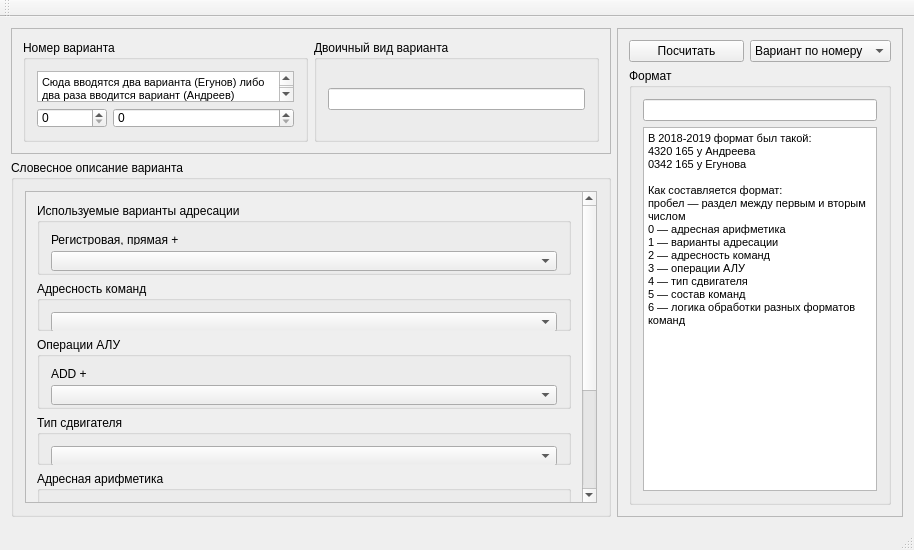
<?xml version="1.0" encoding="UTF-8"?>
<ui version="4.0">
 <class>mainWindowClass</class>
 <widget class="QMainWindow" name="mainWindowClass">
  <property name="geometry">
   <rect>
    <x>0</x>
    <y>0</y>
    <width>914</width>
    <height>550</height>
   </rect>
  </property>
  <property name="windowTitle">
   <string>mainWindow</string>
  </property>
  <widget class="QWidget" name="centralWidget">
   <layout class="QGridLayout" name="gridLayout_2">
    <item row="1" column="0">
     <widget class="QGroupBox" name="groupBox_3">
      <property name="minimumSize">
       <size>
        <width>600</width>
        <height>0</height>
       </size>
      </property>
      <property name="title">
       <string>Словесное описание варианта</string>
      </property>
      <layout class="QVBoxLayout" name="verticalLayout_2">
       <item>
        <widget class="QScrollArea" name="scrollArea">
         <property name="minimumSize">
          <size>
           <width>500</width>
           <height>0</height>
          </size>
         </property>
         <property name="widgetResizable">
          <bool>true</bool>
         </property>
         <widget class="QWidget" name="scrollAreaWidgetContents_2">
          <property name="geometry">
           <rect>
            <x>0</x>
            <y>0</y>
            <width>561</width>
            <height>470</height>
           </rect>
          </property>
          <layout class="QVBoxLayout" name="verticalLayout">
           <item>
            <widget class="QGroupBox" name="groupBox_4">
             <property name="minimumSize">
              <size>
               <width>517</width>
               <height>72</height>
              </size>
             </property>
             <property name="title">
              <string>Используемые варианты адресации</string>
             </property>
             <layout class="QVBoxLayout" name="verticalLayout_4">
              <item>
               <widget class="QLabel" name="label_2">
                <property name="text">
                 <string>Регистровая, прямая +</string>
                </property>
               </widget>
              </item>
              <item>
               <widget class="QComboBox" name="adr_var">
                <property name="minimumSize">
                 <size>
                  <width>500</width>
                  <height>20</height>
                 </size>
                </property>
                <property name="focusPolicy">
                 <enum>Qt::StrongFocus</enum>
                </property>
               </widget>
              </item>
             </layout>
            </widget>
           </item>
           <item>
            <widget class="QGroupBox" name="groupBox_5">
             <property name="minimumSize">
              <size>
               <width>517</width>
               <height>50</height>
              </size>
             </property>
             <property name="title">
              <string>Адресность команд</string>
             </property>
             <layout class="QVBoxLayout" name="verticalLayout_5">
              <item>
               <widget class="QComboBox" name="com_adr">
                <property name="minimumSize">
                 <size>
                  <width>0</width>
                  <height>20</height>
                 </size>
                </property>
                <property name="focusPolicy">
                 <enum>Qt::StrongFocus</enum>
                </property>
               </widget>
              </item>
             </layout>
            </widget>
           </item>
           <item>
            <widget class="QGroupBox" name="groupBox_6">
             <property name="minimumSize">
              <size>
               <width>517</width>
               <height>72</height>
              </size>
             </property>
             <property name="title">
              <string>Операции АЛУ</string>
             </property>
             <layout class="QVBoxLayout" name="verticalLayout_7">
              <item>
               <widget class="QLabel" name="label_3">
                <property name="text">
                 <string>ADD +</string>
                </property>
               </widget>
              </item>
              <item>
               <widget class="QComboBox" name="alu_ops">
                <property name="minimumSize">
                 <size>
                  <width>0</width>
                  <height>20</height>
                 </size>
                </property>
                <property name="focusPolicy">
                 <enum>Qt::StrongFocus</enum>
                </property>
               </widget>
              </item>
             </layout>
            </widget>
           </item>
           <item>
            <widget class="QGroupBox" name="groupBox_7">
             <property name="minimumSize">
              <size>
               <width>517</width>
               <height>50</height>
              </size>
             </property>
             <property name="title">
              <string>Тип сдвигателя</string>
             </property>
             <layout class="QVBoxLayout" name="verticalLayout_8">
              <item>
               <widget class="QComboBox" name="sh_type">
                <property name="minimumSize">
                 <size>
                  <width>0</width>
                  <height>20</height>
                 </size>
                </property>
                <property name="focusPolicy">
                 <enum>Qt::StrongFocus</enum>
                </property>
               </widget>
              </item>
             </layout>
            </widget>
           </item>
           <item>
            <widget class="QGroupBox" name="groupBox_8">
             <property name="minimumSize">
              <size>
               <width>517</width>
               <height>50</height>
              </size>
             </property>
             <property name="title">
              <string>Адресная арифметика</string>
             </property>
             <layout class="QVBoxLayout" name="verticalLayout_13">
              <item>
               <widget class="QComboBox" name="adr_calc">
                <property name="minimumSize">
                 <size>
                  <width>0</width>
                  <height>20</height>
                 </size>
                </property>
                <property name="mouseTracking">
                 <bool>false</bool>
                </property>
                <property name="focusPolicy">
                 <enum>Qt::StrongFocus</enum>
                </property>
               </widget>
              </item>
             </layout>
            </widget>
           </item>
           <item>
            <widget class="QGroupBox" name="groupBox_13">
             <property name="minimumSize">
              <size>
               <width>517</width>
               <height>72</height>
              </size>
             </property>
             <property name="title">
              <string>Состав команд</string>
             </property>
             <layout class="QVBoxLayout" name="verticalLayout_14">
              <item>
               <widget class="QLabel" name="label_6">
                <property name="text">
                 <string>LD, ST, ADD, SHRA +</string>
                </property>
               </widget>
              </item>
              <item>
               <widget class="QComboBox" name="commands">
                <property name="minimumSize">
                 <size>
                  <width>0</width>
                  <height>20</height>
                 </size>
                </property>
                <property name="focusPolicy">
                 <enum>Qt::StrongFocus</enum>
                </property>
               </widget>
              </item>
             </layout>
            </widget>
           </item>
           <item>
            <widget class="QGroupBox" name="groupBox_14">
             <property name="minimumSize">
              <size>
               <width>517</width>
               <height>50</height>
              </size>
             </property>
             <property name="title">
              <string>Логика обработки разных форматов команд</string>
             </property>
             <layout class="QVBoxLayout" name="verticalLayout_15">
              <item>
               <widget class="QComboBox" name="logic">
                <property name="minimumSize">
                 <size>
                  <width>0</width>
                  <height>20</height>
                 </size>
                </property>
                <property name="focusPolicy">
                 <enum>Qt::StrongFocus</enum>
                </property>
               </widget>
              </item>
             </layout>
            </widget>
           </item>
          </layout>
         </widget>
        </widget>
       </item>
      </layout>
     </widget>
    </item>
    <item row="0" column="0">
     <widget class="QFrame" name="frame">
      <property name="minimumSize">
       <size>
        <width>0</width>
        <height>111</height>
       </size>
      </property>
      <property name="maximumSize">
       <size>
        <width>16777215</width>
        <height>150</height>
       </size>
      </property>
      <property name="frameShape">
       <enum>QFrame::StyledPanel</enum>
      </property>
      <property name="frameShadow">
       <enum>QFrame::Raised</enum>
      </property>
      <layout class="QHBoxLayout" name="horizontalLayout_3">
       <item>
        <widget class="QGroupBox" name="groupBox">
         <property name="minimumSize">
          <size>
           <width>191</width>
           <height>60</height>
          </size>
         </property>
         <property name="title">
          <string>Номер варианта</string>
         </property>
         <layout class="QFormLayout" name="formLayout">
          <property name="fieldGrowthPolicy">
           <enum>QFormLayout::AllNonFixedFieldsGrow</enum>
          </property>
          <item row="2" column="0">
           <widget class="QSpinBox" name="variant_num_e1">
            <property name="minimumSize">
             <size>
              <width>70</width>
              <height>20</height>
             </size>
            </property>
            <property name="minimum">
             <number>0</number>
            </property>
            <property name="maximum">
             <number>10000</number>
            </property>
            <property name="value">
             <number>0</number>
            </property>
           </widget>
          </item>
          <item row="2" column="1">
           <widget class="QSpinBox" name="variant_num_e2">
            <property name="minimumSize">
             <size>
              <width>70</width>
              <height>20</height>
             </size>
            </property>
            <property name="minimum">
             <number>0</number>
            </property>
            <property name="maximum">
             <number>10000</number>
            </property>
            <property name="value">
             <number>0</number>
            </property>
           </widget>
          </item>
          <item row="1" column="0" colspan="2">
           <widget class="QTextBrowser" name="textBrowser_2">
            <property name="minimumSize">
             <size>
              <width>0</width>
              <height>20</height>
             </size>
            </property>
            <property name="readOnly">
             <bool>true</bool>
            </property>
            <property name="html">
             <string>&lt;!DOCTYPE HTML PUBLIC &quot;-//W3C//DTD HTML 4.0//EN&quot; &quot;http://www.w3.org/TR/REC-html40/strict.dtd&quot;&gt;
&lt;html&gt;&lt;head&gt;&lt;meta name=&quot;qrichtext&quot; content=&quot;1&quot; /&gt;&lt;style type=&quot;text/css&quot;&gt;
p, li { white-space: pre-wrap; }
&lt;/style&gt;&lt;/head&gt;&lt;body style=&quot; font-family:'MS Shell Dlg 2'; font-size:8.25pt; font-weight:400; font-style:normal;&quot;&gt;
&lt;p style=&quot; margin-top:0px; margin-bottom:0px; margin-left:0px; margin-right:0px; -qt-block-indent:0; text-indent:0px;&quot;&gt;&lt;span style=&quot; font-size:8pt;&quot;&gt;Сюда вводятся два варианта (Егунов) либо два раза вводится вариант (Андреев)&lt;/span&gt;&lt;/p&gt;&lt;/body&gt;&lt;/html&gt;</string>
            </property>
           </widget>
          </item>
         </layout>
        </widget>
       </item>
       <item>
        <widget class="QGroupBox" name="groupBox_2">
         <property name="minimumSize">
          <size>
           <width>171</width>
           <height>53</height>
          </size>
         </property>
         <property name="title">
          <string>Двоичный вид варианта</string>
         </property>
         <layout class="QVBoxLayout" name="verticalLayout_3">
          <item>
           <widget class="QLineEdit" name="binary_output">
            <property name="readOnly">
             <bool>true</bool>
            </property>
           </widget>
          </item>
         </layout>
        </widget>
       </item>
      </layout>
     </widget>
    </item>
    <item row="0" column="1" rowspan="2">
     <widget class="QFrame" name="frame_2">
      <property name="frameShape">
       <enum>QFrame::StyledPanel</enum>
      </property>
      <property name="frameShadow">
       <enum>QFrame::Raised</enum>
      </property>
      <layout class="QGridLayout" name="gridLayout">
       <item row="2" column="1" colspan="2">
        <widget class="QGroupBox" name="groupBox_9">
         <property name="title">
          <string>Формат</string>
         </property>
         <layout class="QVBoxLayout" name="verticalLayout_6">
          <item>
           <widget class="QLineEdit" name="format"/>
          </item>
          <item>
           <widget class="QTextBrowser" name="textBrowser">
            <property name="minimumSize">
             <size>
              <width>0</width>
              <height>20</height>
             </size>
            </property>
            <property name="html">
             <string>&lt;!DOCTYPE HTML PUBLIC &quot;-//W3C//DTD HTML 4.0//EN&quot; &quot;http://www.w3.org/TR/REC-html40/strict.dtd&quot;&gt;
&lt;html&gt;&lt;head&gt;&lt;meta name=&quot;qrichtext&quot; content=&quot;1&quot; /&gt;&lt;style type=&quot;text/css&quot;&gt;
p, li { white-space: pre-wrap; }
&lt;/style&gt;&lt;/head&gt;&lt;body style=&quot; font-family:'MS Shell Dlg 2'; font-size:8.25pt; font-weight:400; font-style:normal;&quot;&gt;
&lt;p style=&quot; margin-top:0px; margin-bottom:0px; margin-left:0px; margin-right:0px; -qt-block-indent:0; text-indent:0px;&quot;&gt;&lt;span style=&quot; font-size:8pt;&quot;&gt;В 2018-2019 формат был такой:&lt;/span&gt;&lt;/p&gt;
&lt;p style=&quot; margin-top:0px; margin-bottom:0px; margin-left:0px; margin-right:0px; -qt-block-indent:0; text-indent:0px;&quot;&gt;&lt;span style=&quot; font-size:8pt;&quot;&gt;4320 165 у Андреева&lt;/span&gt;&lt;/p&gt;
&lt;p style=&quot; margin-top:0px; margin-bottom:0px; margin-left:0px; margin-right:0px; -qt-block-indent:0; text-indent:0px;&quot;&gt;&lt;span style=&quot; font-size:8pt;&quot;&gt;0342 165 у Егунова&lt;/span&gt;&lt;/p&gt;
&lt;p style=&quot;-qt-paragraph-type:empty; margin-top:0px; margin-bottom:0px; margin-left:0px; margin-right:0px; -qt-block-indent:0; text-indent:0px; font-size:8pt;&quot;&gt;&lt;br /&gt;&lt;/p&gt;
&lt;p style=&quot; margin-top:0px; margin-bottom:0px; margin-left:0px; margin-right:0px; -qt-block-indent:0; text-indent:0px;&quot;&gt;&lt;span style=&quot; font-size:8pt;&quot;&gt;Как составляется формат:&lt;/span&gt;&lt;/p&gt;
&lt;p style=&quot; margin-top:0px; margin-bottom:0px; margin-left:0px; margin-right:0px; -qt-block-indent:0; text-indent:0px;&quot;&gt;&lt;span style=&quot; font-size:8pt;&quot;&gt;пробел — раздел между первым и вторым числом&lt;/span&gt;&lt;/p&gt;
&lt;p style=&quot; margin-top:0px; margin-bottom:0px; margin-left:0px; margin-right:0px; -qt-block-indent:0; text-indent:0px;&quot;&gt;&lt;span style=&quot; font-size:8pt;&quot;&gt;0 — адресная арифметика&lt;/span&gt;&lt;/p&gt;
&lt;p style=&quot; margin-top:0px; margin-bottom:0px; margin-left:0px; margin-right:0px; -qt-block-indent:0; text-indent:0px;&quot;&gt;&lt;span style=&quot; font-size:8pt;&quot;&gt;1 — варианты адресации&lt;/span&gt;&lt;/p&gt;
&lt;p style=&quot; margin-top:0px; margin-bottom:0px; margin-left:0px; margin-right:0px; -qt-block-indent:0; text-indent:0px;&quot;&gt;&lt;span style=&quot; font-size:8pt;&quot;&gt;2 — адресность команд&lt;/span&gt;&lt;/p&gt;
&lt;p style=&quot; margin-top:0px; margin-bottom:0px; margin-left:0px; margin-right:0px; -qt-block-indent:0; text-indent:0px;&quot;&gt;&lt;span style=&quot; font-size:8pt;&quot;&gt;3 — операции АЛУ&lt;/span&gt;&lt;/p&gt;
&lt;p style=&quot; margin-top:0px; margin-bottom:0px; margin-left:0px; margin-right:0px; -qt-block-indent:0; text-indent:0px;&quot;&gt;&lt;span style=&quot; font-size:8pt;&quot;&gt;4 — тип сдвигателя&lt;/span&gt;&lt;/p&gt;
&lt;p style=&quot; margin-top:0px; margin-bottom:0px; margin-left:0px; margin-right:0px; -qt-block-indent:0; text-indent:0px;&quot;&gt;&lt;span style=&quot; font-size:8pt;&quot;&gt;5 — состав команд&lt;/span&gt;&lt;/p&gt;
&lt;p style=&quot; margin-top:0px; margin-bottom:0px; margin-left:0px; margin-right:0px; -qt-block-indent:0; text-indent:0px;&quot;&gt;&lt;span style=&quot; font-size:8pt;&quot;&gt;6 — логика обработки разных форматов команд&lt;/span&gt;&lt;/p&gt;&lt;/body&gt;&lt;/html&gt;</string>
            </property>
           </widget>
          </item>
         </layout>
        </widget>
       </item>
       <item row="0" column="1">
        <widget class="QPushButton" name="pushButton">
         <property name="text">
          <string>Посчитать</string>
         </property>
        </widget>
       </item>
       <item row="0" column="2">
        <widget class="QComboBox" name="comboBox_6">
         <item>
          <property name="text">
           <string>Вариант по номеру</string>
          </property>
         </item>
         <item>
          <property name="text">
           <string>Номер по варианту</string>
          </property>
         </item>
        </widget>
       </item>
      </layout>
     </widget>
    </item>
   </layout>
  </widget>
  <widget class="QMenuBar" name="menuBar">
   <property name="geometry">
    <rect>
     <x>0</x>
     <y>0</y>
     <width>914</width>
     <height>21</height>
    </rect>
   </property>
  </widget>
  <widget class="QToolBar" name="mainToolBar">
   <attribute name="toolBarArea">
    <enum>TopToolBarArea</enum>
   </attribute>
   <attribute name="toolBarBreak">
    <bool>false</bool>
   </attribute>
  </widget>
  <widget class="QStatusBar" name="statusBar"/>
 </widget>
 <layoutdefault spacing="6" margin="11"/>
 <resources>
  <include location="mainwindow.qrc"/>
 </resources>
 <connections/>
</ui>
